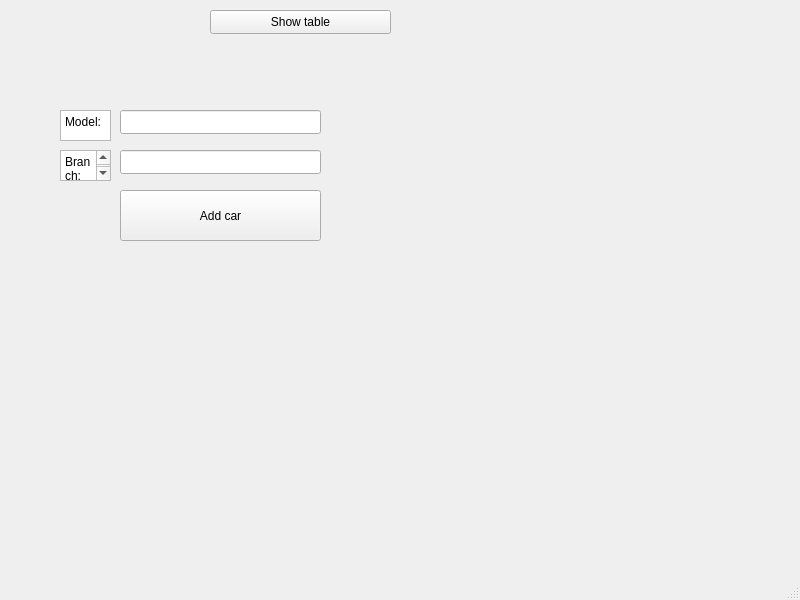
<?xml version="1.0" encoding="UTF-8"?>
<ui version="4.0">
 <class>MainWindow</class>
 <widget class="QMainWindow" name="MainWindow">
  <property name="geometry">
   <rect>
    <x>0</x>
    <y>0</y>
    <width>800</width>
    <height>600</height>
   </rect>
  </property>
  <property name="windowTitle">
   <string>MainWindow</string>
  </property>
  <widget class="QWidget" name="centralwidget">
   <widget class="QPushButton" name="pushButton_2">
    <property name="geometry">
     <rect>
      <x>210</x>
      <y>10</y>
      <width>181</width>
      <height>24</height>
     </rect>
    </property>
    <property name="text">
     <string>Show table</string>
    </property>
   </widget>
   <widget class="QLineEdit" name="lineEdit">
    <property name="geometry">
     <rect>
      <x>120</x>
      <y>110</y>
      <width>201</width>
      <height>24</height>
     </rect>
    </property>
   </widget>
   <widget class="QLineEdit" name="lineEdit_2">
    <property name="geometry">
     <rect>
      <x>120</x>
      <y>150</y>
      <width>201</width>
      <height>24</height>
     </rect>
    </property>
   </widget>
   <widget class="QTextBrowser" name="textBrowser">
    <property name="geometry">
     <rect>
      <x>60</x>
      <y>110</y>
      <width>51</width>
      <height>31</height>
     </rect>
    </property>
    <property name="html">
     <string>&lt;!DOCTYPE HTML PUBLIC &quot;-//W3C//DTD HTML 4.0//EN&quot; &quot;http://www.w3.org/TR/REC-html40/strict.dtd&quot;&gt;
&lt;html&gt;&lt;head&gt;&lt;meta name=&quot;qrichtext&quot; content=&quot;1&quot; /&gt;&lt;meta charset=&quot;utf-8&quot; /&gt;&lt;style type=&quot;text/css&quot;&gt;
p, li { white-space: pre-wrap; }
&lt;/style&gt;&lt;/head&gt;&lt;body style=&quot; font-family:'Segoe UI'; font-size:9pt; font-weight:400; font-style:normal;&quot;&gt;
&lt;p style=&quot; margin-top:0px; margin-bottom:0px; margin-left:0px; margin-right:0px; -qt-block-indent:0; text-indent:0px;&quot;&gt;Model:&lt;/p&gt;&lt;/body&gt;&lt;/html&gt;</string>
    </property>
   </widget>
   <widget class="QTextBrowser" name="textBrowser_2">
    <property name="geometry">
     <rect>
      <x>60</x>
      <y>150</y>
      <width>51</width>
      <height>31</height>
     </rect>
    </property>
    <property name="html">
     <string>&lt;!DOCTYPE HTML PUBLIC &quot;-//W3C//DTD HTML 4.0//EN&quot; &quot;http://www.w3.org/TR/REC-html40/strict.dtd&quot;&gt;
&lt;html&gt;&lt;head&gt;&lt;meta name=&quot;qrichtext&quot; content=&quot;1&quot; /&gt;&lt;meta charset=&quot;utf-8&quot; /&gt;&lt;style type=&quot;text/css&quot;&gt;
p, li { white-space: pre-wrap; }
&lt;/style&gt;&lt;/head&gt;&lt;body style=&quot; font-family:'Segoe UI'; font-size:9pt; font-weight:400; font-style:normal;&quot;&gt;
&lt;p style=&quot; margin-top:0px; margin-bottom:0px; margin-left:0px; margin-right:0px; -qt-block-indent:0; text-indent:0px;&quot;&gt;Branch:&lt;/p&gt;&lt;/body&gt;&lt;/html&gt;</string>
    </property>
   </widget>
   <widget class="QPushButton" name="pushButton">
    <property name="geometry">
     <rect>
      <x>120</x>
      <y>190</y>
      <width>201</width>
      <height>51</height>
     </rect>
    </property>
    <property name="text">
     <string>Add car</string>
    </property>
   </widget>
  </widget>
  <widget class="QMenuBar" name="menubar">
   <property name="geometry">
    <rect>
     <x>0</x>
     <y>0</y>
     <width>800</width>
     <height>21</height>
    </rect>
   </property>
  </widget>
  <widget class="QStatusBar" name="statusbar"/>
 </widget>
 <resources/>
 <connections/>
</ui>
